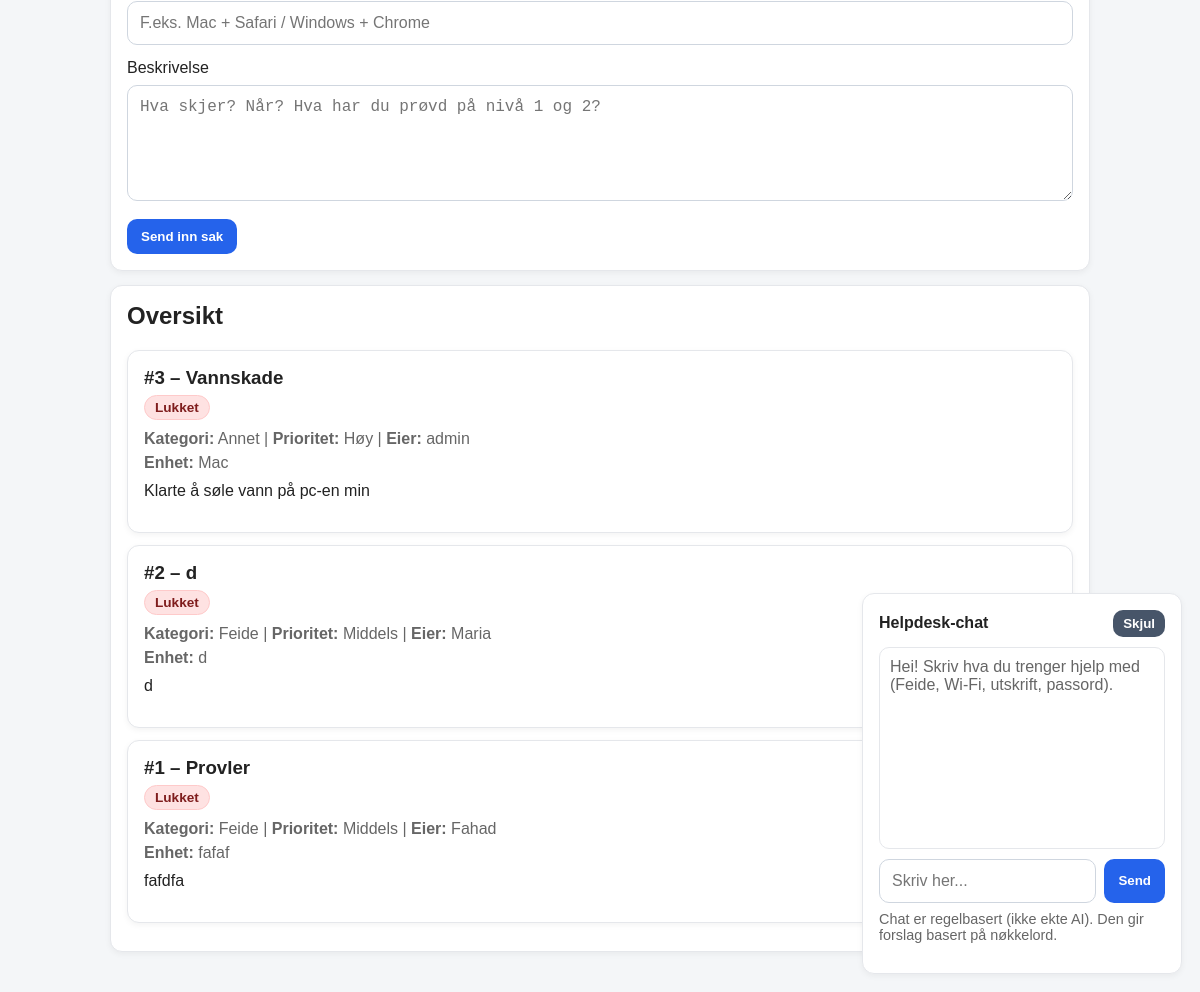
Before: /tickets (signed in, lower part) with the older database file.
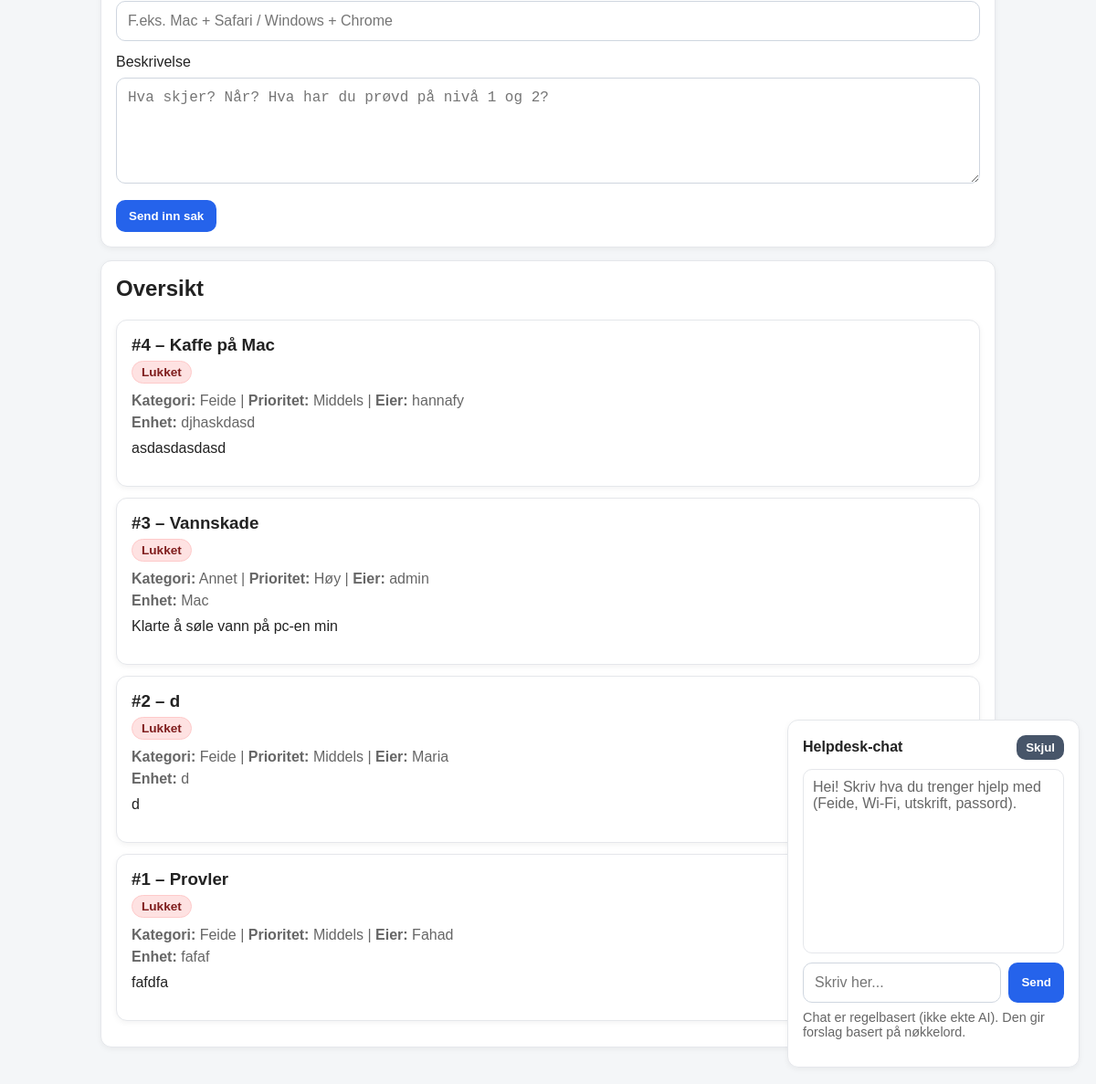
After: the same page with the newer database file.
### tables this page shows
CREATE TABLE tickets (
            id INTEGER PRIMARY KEY AUTOINCREMENT,
            title TEXT NOT NULL,
            desc TEXT NOT NULL,
            owner TEXT NOT NULL,
            category TEXT NOT NULL DEFAULT 'Annet',
            priority TEXT NOT NULL DEFAULT 'Middels',
            device TEXT NOT NULL DEFAULT '',
            status TEXT NOT NULL DEFAULT 'Åpen',
            created_at TEXT NOT NULL DEFAULT (datetime('now'))
        );

### app/routes.py (the view, shortened to what this page needs)
@bp.route("/tickets", methods=["GET", "POST"])
def tickets():
    user = current_user()
    if not user:
        return redirect(url_for("main.login"))
    role = current_role()
    visible = get_tickets() if role == "support" else get_tickets(owner=user)
    return render_template("_tickets.html", tickets=visible, role=role)

### app/db.py (called while the page is built)
def _conn():
    DB_PATH.parent.mkdir(parents=True, exist_ok=True)
    conn = sqlite3.connect(DB_PATH)
    conn.row_factory = sqlite3.Row
    return conn

def get_tickets(owner: Optional[str] = None) -> List[Dict[str, str]]:
    conn = _conn()
    cur = conn.cursor()
    if owner is None:
        cur.execute("SELECT * FROM tickets ORDER BY id DESC")
    else:
        cur.execute("SELECT * FROM tickets WHERE owner = ? ORDER BY id DESC", (owner,))
    rows = cur.fetchall()
    conn.close()
    return [dict(r) for r in rows]

### app/routes.py (called while the page is built)
def current_user():
    return session.get("user")

def current_role():
    return session.get("role")

@bp.before_app_request
def ensure_db():
    init_db()

### app/templates/_tickets.html (shortened to what this page needs)
{% extends "base.html" %}
{% block content %}
<div class="card">
  <form method="post">
    <input type="text" name="device" placeholder="F.eks. Mac + Safari / Windows + Chrome" required>
    <label>Beskrivelse</label>
    <textarea name="desc" rows="5" placeholder="Hva skjer? Når? Hva har du prøvd på nivå 1 og 2?" required></textarea>
    <button type="submit">Send inn sak</button>
  </form>
</div>
<div class="card">
  <h2>Oversikt</h2>
  {% if tickets|length == 0 %}
    <p class="muted">Du har ingen saker enda. Start i Kunnskapsbase og opprett sak hvis det ikke løser problemet.</p>
  {% else %}
    {% for t in tickets %}
      <div class="card" style="margin:12px 0;">
        <div style="display:flex; justify-content:space-between; gap:12px; flex-wrap:wrap;">
          <div>
            <h3 style="margin-bottom:6px;">#{{ t.id }} – {{ t.title }}</h3>
            {% if t.status == "Åpen" %}
              <span class="badge badge-open">Åpen</span>
            {% else %}
              <span class="badge badge-closed">Lukket</span>
            {% endif %}
            <p class="muted" style="margin:10px 0 0;">
              <strong>Kategori:</strong> {{ t.category }} |
              <strong>Prioritet:</strong> {{ t.priority }} |
              <strong>Eier:</strong> {{ t.owner }}
            </p>
            <p class="muted" style="margin:6px 0 0;">
              <strong>Enhet:</strong> {{ t.device }}
            </p>
            <p style="margin-top:10px;">{{ t.desc }}</p>
          </div>
        </div>
      </div>
    {% endfor %}
  {% endif %}
</div>
{% endblock %}

### app/templates/base.html (shortened to what this page needs)
<!doctype html>
<html lang="no">
  <head>
  </head>
  <body>
    {% block content %}{% endblock %}
<div id="chatbot" style="position:fixed; right:18px; bottom:18px; width:320px; max-width:92vw; z-index:9999;">
  <div class="card" style="margin:0;">
    <div style="display:flex; justify-content:space-between; align-items:center; gap:10px;">
      <strong>Helpdesk-chat</strong>
      <button id="chatToggle" class="btn-secondary" type="button" style="padding:6px 10px; border-radius:10px;">Skjul</button>
    </div>
    <div id="chatBody" style="margin-top:10px;">
      <div id="chatLog" style="height:180px; overflow:auto; border:1px solid #e5e7eb; border-radius:10px; padding:10px; background:#fff;">
        <div class="muted" style="margin-bottom:8px;">
          Hei! Skriv hva du trenger hjelp med (Feide, Wi-Fi, utskrift, passord).
        </div>
      </div>
      <div style="display:flex; gap:8px; margin-top:10px;">
        <input id="chatInput" type="text" placeholder="Skriv her..." style="margin:0;" />
        <button id="chatSend" type="button">Send</button>
      </div>
      <p class="muted" style="margin-top:8px; font-size:.9rem;">
        Chat er regelbasert (ikke ekte AI). Den gir forslag basert på nøkkelord.
      </p>
    </div>
  </div>
</div>
  </body>
</html>

### app/templates/base.html (style rules this page uses)
:root { --bg:#f4f6f8; --text:#222; --muted:#666; --card:#fff; --border:#e5e7eb; --primary:#2563eb; --primaryHover:#1d4ed8; --green:#16a34a; --yellow:#ca8a04; --red:#dc2626; }
body { font-family: Arial, sans-serif; max-width: 980px; margin: 40px auto; padding: 0 16px; background: var(--bg); color: var(--text); }
.card { background:var(--card); border:1px solid var(--border); border-radius:12px; padding:16px; margin:14px 0; box-shadow:0 2px 6px rgba(0,0,0,.05); }
.muted { color: var(--muted); }
h1,h2,h3 { margin-top:0; }
input, textarea, select { width:100%; padding:12px; margin:8px 0 14px; border-radius:10px; border:1px solid #cfd6df; box-sizing:border-box; font-size:1rem; }
.btn, button { display:inline-block; background: var(--primary); color:#fff; border:0; border-radius:10px; padding:10px 14px; font-weight:800; cursor:pointer; text-decoration:none; }
.btn-secondary { background:#475569; }
.badge { display:inline-block; padding:4px 10px; border-radius:999px; font-size:.85rem; font-weight:800; }
.badge-closed { background:#fee2e2; color:#7f1d1d; border:1px solid #fecaca; }

Changed rows visible on the page:
added tickets: id "4", title "Kaffe på Mac", status "Lukket", category "Feide", priority "Middels", owner "hannafy", device "djhaskdasd", desc "asdasdasdasd"
